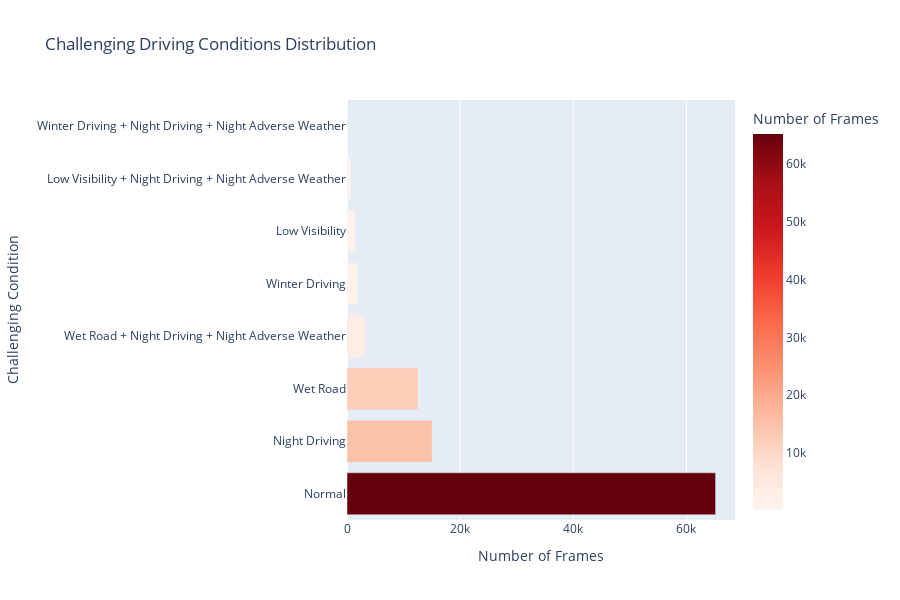

The cell this chart's notebook holds for it:
### Markdown cell above
## 9. Enhanced Analysis: Challenging Conditions

Analysis of challenging weather and lighting combinations that pose difficulties for autonomous driving systems.

### Code cell
if weather_data and 'detailed_statistics' in weather_data:
    challenging_conditions = weather_data['detailed_statistics'].get('challenging_conditions', {})
    
    if challenging_conditions:
        print("=== CHALLENGING CONDITIONS FOR AUTONOMOUS DRIVING ===")
        
        # Create DataFrame for visualization
        conditions_data = []
        for condition, count in challenging_conditions.items():
            conditions_data.append({
                'Condition': condition.replace('_', ' ').replace('+', ' + ').title(),
                'Count': count,
                'Percentage': count / sum(challenging_conditions.values()) * 100
            })
        
        conditions_df = pd.DataFrame(conditions_data)
        conditions_df = conditions_df.sort_values('Count', ascending=False)
        
        # Create horizontal bar chart
        fig = px.bar(
            conditions_df,
            x='Count',
            y='Condition',
            orientation='h',
            title='Challenging Driving Conditions Distribution',
            labels={'Count': 'Number of Frames', 'Condition': 'Challenging Condition'},
            color='Count',
            color_continuous_scale='Reds'
        )
        fig.update_layout(height=600, showlegend=False)
        fig.show()
        
        # Summary statistics
        total_challenging = sum(challenging_conditions.values())
        normal_count = challenging_conditions.get('normal', 0)
        challenging_count = total_challenging - normal_count
        
        print(f"\n📊 CHALLENGING CONDITIONS SUMMARY:")
        print(f"   Normal Conditions: {normal_count:,} ({normal_count/total_challenging*100:.1f}%)")
        print(f"   Challenging Conditions: {challenging_count:,} ({challenging_count/total_challenging*100:.1f}%)")
        
        # Highlight most dangerous conditions
        dangerous_conditions = {k: v for k, v in challenging_conditions.items() 
                              if 'night_adverse_weather' in k or 'winter_driving' in k}
        if dangerous_conditions:
            print(f"\n⚠️  HIGH-RISK CONDITIONS:")
            for condition, count in sorted(dangerous_conditions.items(), key=lambda x: x[1], reverse=True):
                print(f"   {condition.replace('_', ' ').title()}: {count:,} frames")
    
    else:
        print("❌ No challenging conditions data available in the analysis results.")
else:
    print("❌ Weather data not loaded or missing detailed statistics.")

### Figure 1 — Plotly figure (JSON) as saved in the notebook; plotly's stock layout.template omitted (floating-point values rounded to 4 significant figures)
{"data": [{"hovertemplate": "Number of Frames=%{marker.color}<br>Challenging Condition=%{y}<extra></extra>", "legendgroup": "", "marker": {"color": [65150, 15045, 12555, 3161, 1810, 1479, 638, 162], "coloraxis": "coloraxis", "pattern": {"shape": ""}}, "name": "", "orientation": "h", "showlegend": false, "textposition": "auto", "type": "bar", "x": [65150, 15045, 12555, 3161, 1810, 1479, 638, 162], "xaxis": "x", "y": ["Normal", "Night Driving", "Wet Road", "Wet Road + Night Driving + Night Adverse Weather", "Winter Driving", "Low Visibility", "Low Visibility + Night Driving + Night Adverse Weather", "Winter Driving + Night Driving + Night Adverse Weather"], "yaxis": "y"}], "layout": {"barmode": "relative", "coloraxis": {"colorbar": {"title": {"text": "Number of Frames"}}, "colorscale": [[0, "rgb(255,245,240)"], [0.125, "rgb(254,224,210)"], [0.25, "rgb(252,187,161)"], [0.375, "rgb(252,146,114)"], [0.5, "rgb(251,106,74)"], [0.625, "rgb(239,59,44)"], [0.75, "rgb(203,24,29)"], [0.875, "rgb(165,15,21)"], [1, "rgb(103,0,13)"]]}, "height": 600, "legend": {"tracegroupgap": 0}, "showlegend": false, "title": {"text": "Challenging Driving Conditions Distribution"}, "xaxis": {"anchor": "y", "domain": [0, 1], "title": {"text": "Number of Frames"}}, "yaxis": {"anchor": "x", "domain": [0, 1], "title": {"text": "Challenging Condition"}}}}
